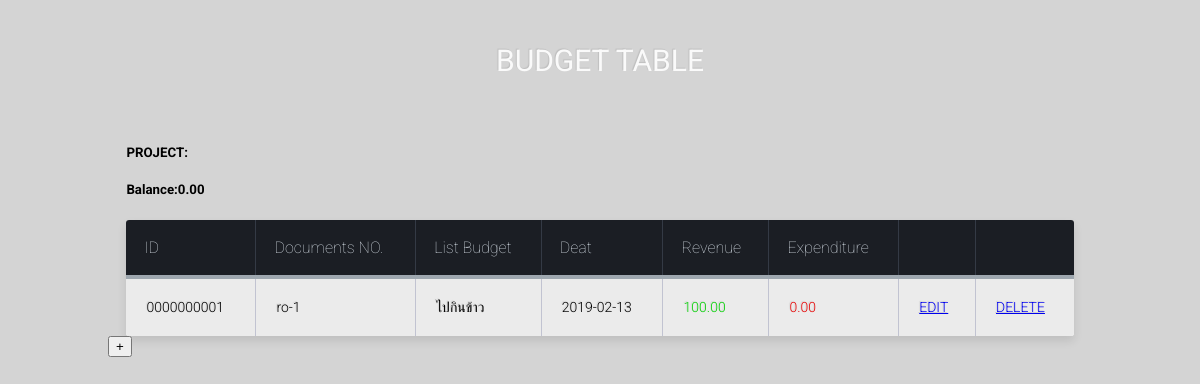
Screenshot of /budget/budget_seletc.php with the database file from the repository.
### tables this page shows
CREATE TABLE `budget` (
  `id_bg` int(10) UNSIGNED ZEROFILL NOT NULL,
  `du_no_bg` varchar(20) NOT NULL,
  `list_bg` varchar(100) NOT NULL,
  `list_pj_bg` varchar(100) NOT NULL,
  `rv_bg` float NOT NULL DEFAULT '0',
  `ex_bg` float NOT NULL DEFAULT '0',
  `date_bg` date NOT NULL,
  `date_st` timestamp NOT NULL DEFAULT CURRENT_TIMESTAMP ON UPDATE CURRENT_TIMESTAMP
);

### budget/budget_seletc.php (the view, shortened to what this page needs)
<link rel="stylesheet"  href="budget/bg.css">
<?php
include 'cn_db.php';
$strid=null ;
$sql = "SELECT * FROM project WHERE id_pj = ? ";
$params = array ($strid) ;
$stm= $con -> prepare($sql);
$stm->execute($params);
$result = $stm->fetch() ;
extract($result);
        $totalup=$budget_pj*$upfont/100;
        $sum=$budget_pj-$totalup;
?>
<div class="table-title" align="center">
        <h3>BUDGET TABLE</h3>
</div>
<div class="table-title" align="center">
</div>
<h5 class="aa">PROJECT:<?php echo $list_pj;?></h5>
<h5 class="aa">Balance:<?php echo number_format($sum,2   , '.'  , ','    );?></h5>
<table class="table-fill">
    <thead>
    <tr>
    <th class="text-left">ID</th>
    <th class="text-left">Documents NO.</th>
    <th class="text-left">List Budget</th>
    <th class="text-left">Deat</th>
    <th class="text-left">Revenue</th>
    <th class="text-left">Expenditure</th>
    <th class="text-left"></th>
    <th class="text-left"></th>
    </tr>
    </thead>
    <?php
            $sql = "SELECT *FROM budget WHERE list_pj_bg='$list_pj'";
            $stm = $con->prepare($sql);
            try{
                $stm->execute();
            }catch(Exception $exc){
            echo $exc->getTraceAsString();
            }
            while($row = $stm->fetch(PDO::FETCH_ASSOC)){
            extract($row);
  ?>
        <tbody class="table-hover">
        <tr>
                <td><?php echo $id_bg; ?></td>
                <td><?php echo $du_no_bg; ?></td>
                <td><?php echo $list_bg; ?></td>
                <td><?php echo $date_bg; ?></td>
                <td><font color=“#CCFF00”><?php echo number_format($rv_bg,2   , '.'  , ','    ); ?></td>
                <td class="cc"><?php echo number_format($ex_bg,2   , '.'  , ','    ); ?></td>
                <td class="cc1"><a href="#">EDIT</a></td>
                <td class="cc1"><a href="#">DELETE</a></td>
        </tr>
        <?php  } ?>
        </tbody>
</table>
<div class="bb">
                    <button  class="w3-button w3-circle w3-teal " onclick="myFunction()">+</button>
</div>

### budget/bg.css (style rules this page uses)
div.table-title { display: block; margin: auto; max-width: 600px; padding:5px; width: 100%; }
.table-title h3 { color: #fafafa; font-size: 30px; font-weight: 400; font-style:normal; font-family: "Roboto", helvetica, arial, sans-serif; text-shadow: -1px -1px 1px rgba(0, 0, 0, 0.1); text-transform:uppercase; }
.table-fill { background: white; border-radius:3px; border-collapse: collapse; height: 100%px; margin: auto; max-width: 80%; padding:5px; width: 100%; box-shadow: 0 5px 10px rgba(0, 0, 0, 0.1); animation: float 5s infinite; }
th { color:#D5DDE5;; background:#1b1e24; border-bottom:4px solid #9ea7af; border-right: 1px solid #343a45; font-size:16px; font-weight: 100; padding:18px; text-align:left; text-shadow: 0 1px 1px rgba(0, 0, 0, 0.1); vertical-align:middle; }
th:first-child { border-top-left-radius:3px; }
th:last-child { border-top-right-radius:3px; border-right:none; }
tr { border-top: 1px solid #C1C3D1; border-bottom: 1px solid #C1C3D1; font-size:16px; font-weight:normal; text-shadow: 0 1px 1px rgba(256, 256, 256, 0.1); }
tr:first-child { border-top:none; }
tr:last-child { border-bottom:none; }
tr:nth-child(odd) td { background:#EBEBEB; }
tr:last-child td:first-child { border-bottom-left-radius:3px; }
tr:last-child td:last-child { border-bottom-right-radius:3px; }
td { background:#FFFFFF; padding:20px; text-align:left; vertical-align:middle; font-weight:300; font-size:14px; text-shadow: -1px -1px 1px rgba(0, 0, 0, 0.1); border-right: 1px solid #C1C3D1; }
td:last-child { border-right: 0px; }
th.text-left { text-align: left; }
.bb { margin-left:100px; }
.cc { color: rgb(230, 0, 0); }
.cc1 { color: #3300FF; }
.aa { padding-left: 10%; }

### rows the page displays
budget: id_bg "0000000001", du_no_bg "ro-1", list_bg "ไปกินข้าว", date_bg "2019-02-13", rv_bg "100.00", ex_bg "0.00"

### other values shown
$sum "0.00"
